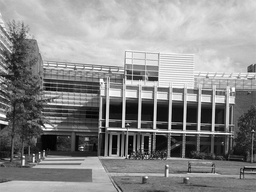
#> input picture ps4_python_Plokhovska_Zhanneta/input/transA.jpg, 256 x 192 px, shrunk from 640 x 480 before the run
$ python ps4.py   (Python 2 division)
#> lines starting #> are read from the running program, lines starting #| are printed output that depends on the picture
# Public libraries
import sys
import os
import numpy as np
import cv2
import math
import random
from matplotlib import pyplot as plt
import itertools

#################################################################################
# Normalize image
#################################################################################
def normalize(img, distribute = True):
	img = img - img.min() # Get rid of negative values
	if distribute == True:
		img = (img * (1/img.max()) * 255) # distribute values between 0 and 255
	return img.astype('uint8')

#################################################################################
# Compute X and Y gradients for an image
#################################################################################
def compute_gradient(img):
	# Sobel operator - approximation of derivative of Gaussian - (1/8) needed to get right gradient magnitude
	kernel_x = np.array([[-1., 0., 1.], [-1., 0., 1.], [-1., 0., 1.]]) / 8
	kernel_y = np.array([[-1., -1., -1.], [0., 0., 0.], [1., 1., 1.]]) / 8

	rows, columns = img.shape

	# Pad image with zero's
	img_padded = np.pad(img, ((1, 1), (1, 1)), 'constant')

	# X and Y derivatives
	img_x = np.zeros((rows, columns), np.int64)
	img_y = np.zeros((rows, columns), np.int64)
	for r in range(rows):
		for c in range(columns):
			img_part = img_padded[r : r + 3, c : c + 3]
			img_x[r, c] = (img_part * kernel_x).sum()
			img_y[r, c] = (img_part * kernel_y).sum()

	return img_x, img_y

#################################################################################
# Compute Harris image for an X and Y gradients of an image
#################################################################################
def compute_harris_image(Ix, Iy):
	rows, columns = Ix.shape
	Ix_padded = np.pad(Ix, ((1, 1), (1, 1)), 'constant')
	Iy_padded = np.pad(Iy, ((1, 1), (1, 1)), 'constant')
	Ix_Ix = Ix_padded * Ix_padded
	Iy_Iy = Iy_padded * Iy_padded
	Ix_Iy = Ix_padded * Iy_padded
	w = np.ones((3, 3)) # Designer's choice: can be ones or gaussian, size of w
	alfa = 0.04 # Designers choice withing range(0.04, 0.06)
	harris_image = np.zeros((rows, columns))
	for r in range(rows):
		for c in range(columns):
			Ix_Ix_temp = Ix_Ix[r : r + 3, c : c + 3]
			Iy_Iy_temp = Iy_Iy[r : r + 3, c : c + 3]
			Ix_Iy_temp = Ix_Iy[r : r + 3, c : c + 3]
			M = np.array([[(w*Ix_Ix_temp).sum(), (w*Ix_Iy_temp).sum()], [(w*Ix_Iy_temp).sum(), (w*Iy_Iy_temp).sum()]])
			R = np.linalg.det(M) - alfa * math.pow(np.matrix.trace(M), 2)
			harris_image[r, c] = R
	return harris_image

#################################################################################
# Find corner points in Harris image using threshold and non-maximal suppression
#################################################################################
def find_corner_points(harris_img, threshold = 0.5, nHoodSize = [1, 1]):
	rows, columns = harris_img.shape

	# Optional to normalize
	harris_img = normalize(harris_img)

	# Default threshold
	max_row, max_column = np.unravel_index(np.argmax(harris_img), (rows, columns))
	min_row, min_column = np.unravel_index(np.argmin(harris_img), (rows, columns))
	threshold = threshold * (harris_img[max_row][max_column] + harris_img[min_row][min_column])
	#print "\nThreshold: {} Max: {} Min: {}\n".format(threshold, harris_img[max_row][max_column], harris_img[min_row][min_column])

	# Default nHoodSize
	height, width = harris_img.shape
	if nHoodSize  == [1, 1]:
		nHoodSize = [np.floor((height/100) * 2 + 1), np.floor((width/100) * 2 + 1)]
	nHoodSizeHalf = [(np.floor(nHoodSize[0]/2)).astype('int64'), (np.floor(nHoodSize[1]/2)).astype('int64')]
	#print "\nSize of neighborhood of supression: {}\n".format(nHoodSize)

	#print nHoodSize

	# Initialize peak indices numpeaks x 2 array
	Q = []

	numCorners = 0

	while(True):
		# Find maximum value in Hough
		max_row, max_column = np.unravel_index(np.argmax(harris_img), (rows, columns)) # Returns location of maximum value in harris_img
		#print str(max_row) + " " + str(max_column)
		#print harris_img[max_row][max_column]

		# Make sure max value is >= threshold
		if harris_img[max_row][max_column] >= threshold:
			# Suppress area around max in the neighborhood
			# Two-element vector of positive odd integers: [M N]. 'NHoodSize' specifies the size of the suppression neighborhood.
			for R in range((max_row - nHoodSizeHalf[0]).astype('int64'), max_row + nHoodSizeHalf[0] + 1, 1):
				if ((R >= 0) & (R < height)):
					for C in range((max_column - nHoodSizeHalf[1]).astype('int64'), max_column + nHoodSizeHalf[1] + 1, 1):
						if ((C >= 0) & (C < width)):
							harris_img[R][C] = threshold - 1

			# Add peak to Q
			Q.append([max_row, max_column])
			numCorners = numCorners + 1
		else:
			break
	#print "\nNumber of corners: {}\n".format(numCorners)

	return np.array(Q)

#################################################################################
# Translate feature points into SIFT keypoints using X and Y gradients
#################################################################################
def compute_keypoints(points):
	# Compute an angle for every point
	angles = np.arctan2(points[:, 0], points[:, 1])
	keypoints = []
	# Create list of keypoints
	for i in range((points.shape)[0]):
		# Set the value of _octave to 0, since all points were located at the full scale version of the image
		point = cv2.KeyPoint(points[i][1], points[i][0], _size = 3, _angle = angles[i], _octave = 0)
		keypoints.append(point)

	return keypoints

#################################################################################
# Use matches and points from SIFT to draw lines connecting points in two images
#################################################################################
# [181 lines left out: functions draw_matches, calculate_residual, ransac_translation, ransac_similarity, solve_4x4_matrix, not called in this run]

def main():
	# 1-A: Compute X and Y gradients
	print "\n-----------------------1-A-----------------------"
	# Read images
	transA = cv2.imread(os.path.join('input', 'transA.jpg'), 0)  # grayscale
#> transA is the input picture: shape (192, 256); min 0, max 255, mean 139
	simA = cv2.imread(os.path.join('input', 'simA.jpg'), 0)  # grayscale
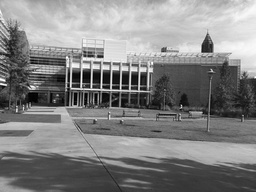
#> input picture ps4_python_Plokhovska_Zhanneta/input/simA.jpg, 256 x 192 px, shrunk from 640 x 480 before the run
#> simA is the input picture: shape (192, 256); min 0, max 255, mean 130.6
	# Calculate x and y gradients
	transA_x, transA_y = compute_gradient(transA)
	simA_x, simA_y = compute_gradient(simA)
	# Horizontally concatenate x and y gradients into a single wide image
	transA_xy = cv2.hconcat([normalize(transA_x, False), normalize(transA_y, False)])
	simA_xy = cv2.hconcat([normalize(simA_x, False), normalize(simA_y, False)])
	# Save images
	cv2.imwrite('output/ps4-1-a-1.png', transA_xy)
	cv2.imwrite('output/ps4-1-a-2.png', simA_xy)

	# 1-B: Compute Harris value for the image
	print "\n-----------------------1-B-----------------------"
	'''
	# Test on check
	test = cv2.imread(os.path.join('input', 'check_rot.bmp'), 0)  # grayscale
	test_x, test_y = compute_gradient(test)
	cv2.imwrite('output/test_gradient.png', cv2.hconcat([normalize(test_x, False), normalize(test_y, False)]))
	test_harris_image = compute_harris_image(test_x, test_y)
	cv2.imwrite('output/test_harris.png', normalize(test_harris_image))
	'''
	# Read images
	transB = cv2.imread(os.path.join('input', 'transB.jpg'), 0)  # grayscale
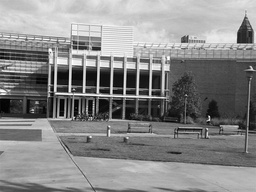
#> input picture ps4_python_Plokhovska_Zhanneta/input/transB.jpg, 256 x 192 px, shrunk from 640 x 480 before the run
#> transB is the input picture: shape (192, 256); min 0, max 255, mean 135.6
	simB = cv2.imread(os.path.join('input', 'simB.jpg'), 0)  # grayscale
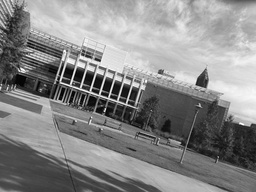
#> input picture ps4_python_Plokhovska_Zhanneta/input/simB.jpg, 256 x 192 px, shrunk from 640 x 480 before the run
#> simB is the input picture: shape (192, 256); min 0, max 255, mean 136
	# Calculate gradients fro transB and simB, gradients for transA and simA are calculated above
	transB_x, transB_y = compute_gradient(transB)
	simB_x, simB_y = compute_gradient(simB)
#> after the loop in compute_gradient (call 4), `for r in range(rows):`:
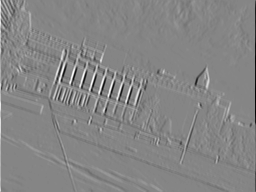
#> img_x: shape (192, 256) int64; min -92, max 84, mean 0.1; drawn with min black and max white
#> after the loop in compute_gradient (call 4), `for r in range(rows):`:
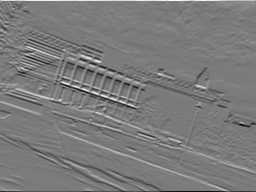
#> img_y: shape (192, 256) int64; min -76, max 81, mean -0.1; drawn with min black and max white
	# Calculate Harris value (R) for every pixel
	transA_harris_image = compute_harris_image(transA_x, transA_y)
	transB_harris_image = compute_harris_image(transB_x, transB_y)
	simA_harris_image = compute_harris_image(simA_x, simA_y)
#> after the loop in compute_harris_image (call 3), `for r in range(rows):`:
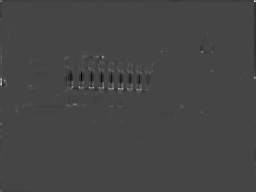
#> harris_image: shape (192, 256) float64; min -93206462.6, max 249795981.2, mean 46895.8; drawn with min black and max white
	simB_harris_image = compute_harris_image(simB_x, simB_y)
#> in compute_harris_image (call 4), `Iy_Iy = Iy_padded * Iy_padded`:
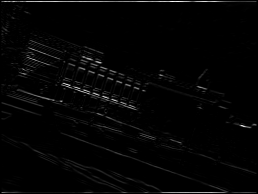
#> Iy_Iy: shape (194, 258) int64; min 0, max 6561, mean 124.5; drawn with min black and max white
	# Save Harris image
	cv2.imwrite('output/ps4-1-b-1.png', normalize(transA_harris_image))
	cv2.imwrite('output/ps4-1-b-2.png', normalize(transB_harris_image))
	cv2.imwrite('output/ps4-1-b-3.png', normalize(simA_harris_image))
	cv2.imwrite('output/ps4-1-b-4.png', normalize(simB_harris_image))

	# 1-C: Find corner points - thresholding and non-maximal suppression
	print "\n-----------------------1-C-----------------------"
	'''
	# Test on check
	corner_points = find_corner_points(test_harris_image, 0.5, [5, 5])
	# Highlight peak locations on accumulator array, save as output/ps1-2-b-1.png
	test = cv2.cvtColor(test,cv2.COLOR_GRAY2RGB)
	for i in range(len(corner_points)):
		cv2.circle(test, (corner_points[i][1], corner_points[i][0]), 3, (0, 0, 255), thickness=1, lineType=8) # Draw a circle using center coordinates and radius
	# Plot/show accumulator array H, save as output/ps1-2-a-1.png
	cv2.imwrite('output/test_corners.png', test)
	'''
	# transA
	transA_corner_points = find_corner_points(transA_harris_image, 0.35)
#> in find_corner_points, `max_row, max_column = np.unravel_index(np.argmax(harris_img), (rows, c..`: max_row = 122; max_column = 1
#> in find_corner_points, `min_row, min_column = np.unravel_index(np.argmin(harris_img), (rows, c..`: min_row = 107; min_column = 123
#> in find_corner_points, `threshold = threshold * (harris_img[max_row][max_column] + harris_img[..`: threshold = 89.25
#> the loop in find_corner_points, `while(True):` made 52 passes
#> (max_row, max_column) on passes 1 to 12: (122, 1), (1, 254), (115, 1), (120, 1), (128, 152), (127, 121), (1, 1), (80, 157), (153, 112), (73, 254), (190, 1), (129, 182)
#> after the loop in find_corner_points, `while(True):`: Q = 51 pairs, first value 1 to 190, second value 1 to 254; numCorners = 51
#> transA_corner_points has the same summary as Q in find_corner_points
	# Highlight peak locations on accumulator array, save as output/ps1-2-b-1.png
	transA_draw_corner_points = cv2.cvtColor(transA, cv2.COLOR_GRAY2RGB)
	for i in range(len(transA_corner_points)):
		cv2.circle(transA_draw_corner_points, (transA_corner_points[i][1], transA_corner_points[i][0]), 3, (0, 0, 255), thickness=2, lineType=8) # Draw a circle using center coordinates and radius
#> this loop made 51 passes
	# Plot/show accumulator array H, save as output/ps1-2-a-1.png
	cv2.imwrite('output/ps4-1-c-1.png', transA_draw_corner_points)
	# transB
	transB_corner_points = find_corner_points(transB_harris_image, 0.30)
#> the loop in find_corner_points (call 2), `while(True):` made 171 passes
#> (max_row, max_column) on passes 1 to 3: (1, 254), (90, 1), (94, 1)
#> transB_corner_points = 170 pairs, first value 1 to 190, second value 1 to 254
	# Highlight peak locations on accumulator array, save as output/ps1-2-b-1.png
	transB_draw_corner_points = cv2.cvtColor(transB, cv2.COLOR_GRAY2RGB)
	for i in range(len(transB_corner_points)):
		cv2.circle(transB_draw_corner_points, (transB_corner_points[i][1], transB_corner_points[i][0]), 3, (0, 0, 255), thickness=2, lineType=8) # Draw a circle using center coordinates and radius
	# Plot/show accumulator array H, save as output/ps1-2-a-1.png
	cv2.imwrite('output/ps4-1-c-2.png', transB_draw_corner_points)
	# simA
	simA_corner_points = find_corner_points(simA_harris_image, 0.25)
#> simA_corner_points = 7521 pairs, first value 0 to 191, second value 0 to 255
	# Highlight peak locations on accumulator array, save as output/ps1-2-b-1.png
	simA_draw_corner_points = cv2.cvtColor(simA,cv2.COLOR_GRAY2RGB)
	for i in range(len(simA_corner_points)):
		cv2.circle(simA_draw_corner_points, (simA_corner_points[i][1], simA_corner_points[i][0]), 3, (0, 0, 255), thickness=2, lineType=8) # Draw a circle using center coordinates and radius
	# Plot/show accumulator array H, save as output/ps1-2-a-1.png
	cv2.imwrite('output/ps4-1-c-3.png', simA_draw_corner_points)
	# simB
	simB_corner_points = find_corner_points(simB_harris_image, 0.20)
	# Highlight peak locations on accumulator array, save as output/ps1-2-b-1.png
	simB_draw_corner_points = cv2.cvtColor(simB,cv2.COLOR_GRAY2RGB)
	for i in range(len(simB_corner_points)):
		cv2.circle(simB_draw_corner_points, (simB_corner_points[i][1], simB_corner_points[i][0]), 3, (0, 0, 255), thickness=2, lineType=8) # Draw a circle using center coordinates and radius
	# Plot/show accumulator array H, save as output/ps1-2-a-1.png
	cv2.imwrite('output/ps4-1-c-4.png', simB_draw_corner_points)

	# 2-A: SIFT - Interest points an angles
	print "\n-----------------------2-A-----------------------"
	# Calculate angles for every keypoint pair in every image
	transA_keypoints = compute_keypoints(transA_corner_points)
	transB_keypoints = compute_keypoints(transB_corner_points)
	simA_keypoints = compute_keypoints(simA_corner_points)
	simB_keypoints = compute_keypoints(simB_corner_points)
	# Draw keypoints on image
	transA_draw_keypoints = cv2.drawKeypoints(transA, transA_keypoints, None, flags=cv2.DRAW_MATCHES_FLAGS_DRAW_RICH_KEYPOINTS)
	transB_draw_keypoints = cv2.drawKeypoints(transB, transB_keypoints, None, flags=cv2.DRAW_MATCHES_FLAGS_DRAW_RICH_KEYPOINTS)
	transAB_with_keypoints = cv2.hconcat([transA_draw_keypoints, transB_draw_keypoints])
	cv2.imwrite('output/ps4-2-a-1.png', transAB_with_keypoints)
	simA_draw_keypoints = cv2.drawKeypoints(simA, simA_keypoints, None, flags=cv2.DRAW_MATCHES_FLAGS_DRAW_RICH_KEYPOINTS)
	simB_draw_keypoints = cv2.drawKeypoints(simB, simB_keypoints, None, flags=cv2.DRAW_MATCHES_FLAGS_DRAW_RICH_KEYPOINTS)
	simAB_with_keypoints = cv2.hconcat([simA_draw_keypoints, simB_draw_keypoints])
	cv2.imwrite('output/ps4-2-a-2.png', simAB_with_keypoints)

	# 2-B: SIFT - Interest points an angles
	print "\n-----------------------2-B-----------------------"
	# Create an instance of the class cv2.SIFT
	sift = cv2.xfeatures2d.SIFT_create()
	# Create BFMatcher instance
	bf = cv2.BFMatcher()
	# Extracting the SIFT descriptors then requires to call the SIFT.compute() function:
	transA_points, transA_descriptors = sift.compute(transA ,transA_keypoints)
	transB_points, transB_descriptors = sift.compute(transB ,transB_keypoints)
	simA_points, simA_descriptors = sift.compute(simA ,simA_keypoints)
	simB_points, simB_descriptors = sift.compute(simB , simB_keypoints)
	# Match descriptors
	trans_matches = bf.match(transA_descriptors, transB_descriptors)
	sim_matches = bf.match(simA_descriptors, simB_descriptors)
	# Sort them in order of distance
	trans_matches = sorted(trans_matches, key = lambda x:x.distance)
	sim_matches = sorted(sim_matches, key = lambda x:x.distance)
	# Draw lines connecting points in two images
	#trans_putative_pair_image = cv2.drawMatches(transA, transA_points, transB, transB_points, trans_matches, None, flags=2)
	#sim_putative_pair_image = cv2.drawMatches(simA, simA_points, simB, simB_points, sim_matches, None, flags=2)
	trans_putative_pair_image = draw_matches(transA, transA_points, transB, transB_points, trans_matches)
	sim_putative_pair_image = draw_matches(simA, simA_points, simB, simB_points, sim_matches)
	# Save images
	cv2.imwrite('output/ps4-2-b-1.png', trans_putative_pair_image)
	cv2.imwrite('output/ps4-2-b-2.png', sim_putative_pair_image)

	# 3-A: RANSAC - Translational case
	print "\n-----------------------3-A-----------------------"
	trans_best_matches = ransac_translation(transA_points, transB_points, trans_matches)
	trans_best_matches_image = draw_matches(transA, transA_points, transB, transB_points, trans_best_matches)
	cv2.imwrite('output/ps4-3-a-1.png', trans_best_matches_image)

	# 3-B: RANSAC - Similarity transform - similarity transform allows translation, rotation and scaling
	print "\n-----------------------3-B-----------------------"
	sim_best_matches = ransac_similarity(simA_points, simB_points, sim_matches)
	sim_best_matches_image = draw_matches(simA, simA_points, simB, simB_points, sim_best_matches)
	cv2.imwrite('output/ps4-3-b-1.png', sim_best_matches_image)

if __name__ == "__main__":
#> (the run stopped early here; a loop or call above may not have finished)
